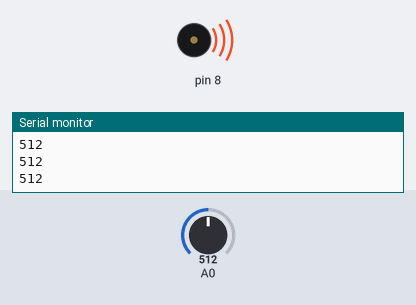
Bench run of a sketch on a simulated Arduino Uno, built with avr-gcc and run on an emulated ATmega328P. On the bench: buzzer (waves = sounding), the last lines printed to the serial monitor. Inputs (shaded band) come from the test bench; at power-on: A0 = 512.

Above: at 1.2 s.
1.3 s: A0 set to 493
At 2.0 s:
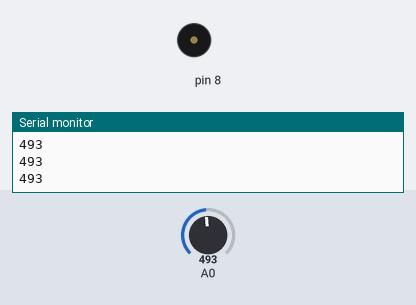
2.8 s: A0 set to 510
At 3.2 s:
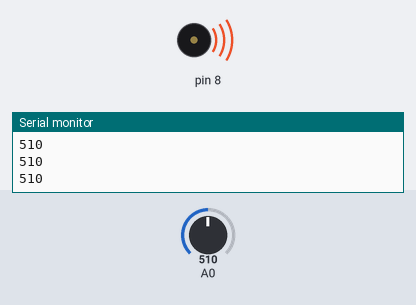
4.3 s: A0 set to 490
At 5.5 s:
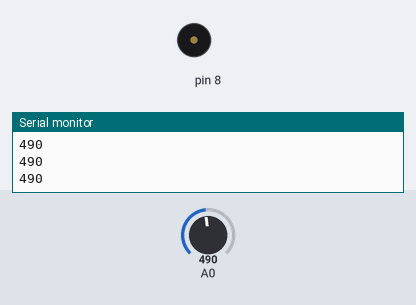
Timing chart, 0 to 7.3 s (numbered marks = the images above; inputs shaded):
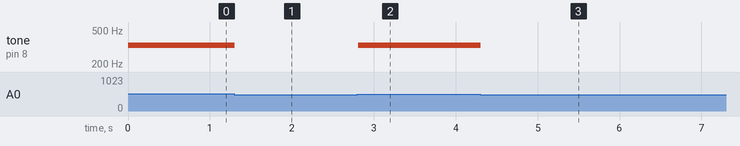

The sketch:

piezo_buttons.ino
```cpp
int notes[] = {262, 294, 330, 349};

void setup() {
  Serial.begin(9600);

}

void loop() {
  int analog_data = analogRead(A0);
  Serial.println(analog_data);

  if (analog_data == 1023) {
    tone(8, notes[0]);
  } else if (analog_data > 990 && analog_data < 1010) {
    tone(8, notes[1]);
  } else if (analog_data > 500 && analog_data < 515) {
    tone(8, notes[2]);
  } else if (analog_data > 5 && analog_data < 10) {
    tone(8, notes[3]);
  } else {
    noTone(8);
  }
}
```

Measured:
- the behaviour switches between 501 and 500 on A0 (found by bisection; images 0 and 1)
- after the input at 1.3 s, tone on pin 8: 330 Hz → silent at once
- after the input at 2.8 s, tone on pin 8: silent → 330 Hz at once
- after the input at 4.3 s, tone on pin 8: 330 Hz → silent at once
